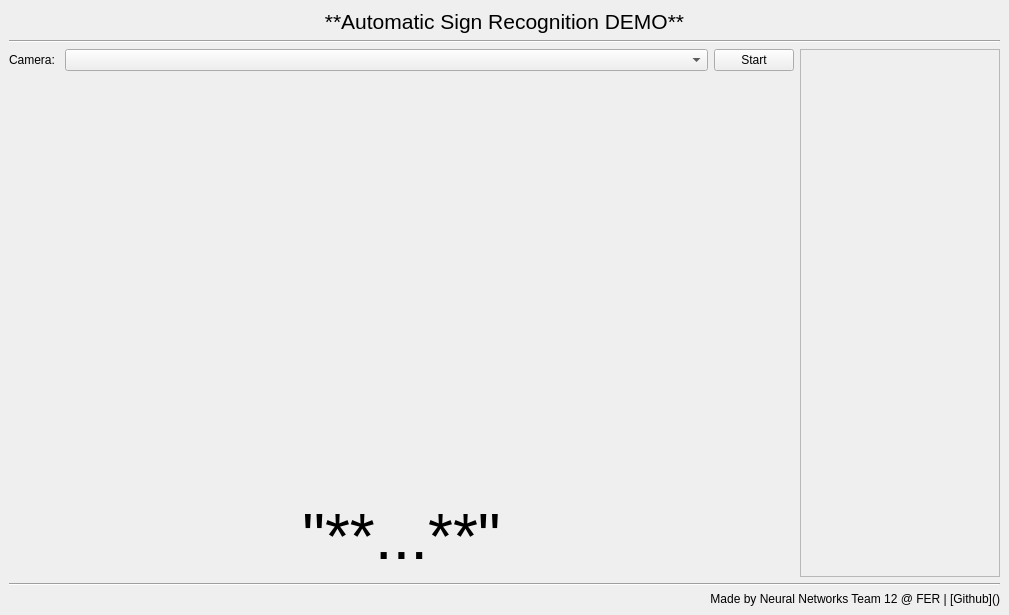
<?xml version="1.0" encoding="UTF-8"?>
<ui version="4.0">
 <class>MainWindow</class>
 <widget class="QMainWindow" name="MainWindow">
  <property name="geometry">
   <rect>
    <x>0</x>
    <y>0</y>
    <width>1009</width>
    <height>615</height>
   </rect>
  </property>
  <property name="windowTitle">
   <string>Automatic Sign Recognition</string>
  </property>
  <widget class="QWidget" name="centralwidget">
   <layout class="QVBoxLayout" name="verticalLayout_3">
    <property name="leftMargin">
     <number>9</number>
    </property>
    <property name="topMargin">
     <number>9</number>
    </property>
    <property name="rightMargin">
     <number>9</number>
    </property>
    <property name="bottomMargin">
     <number>9</number>
    </property>
    <item>
     <layout class="QVBoxLayout" name="verticalLayout_2">
      <item>
       <widget class="QLabel" name="label">
        <property name="sizePolicy">
         <sizepolicy hsizetype="Preferred" vsizetype="Maximum">
          <horstretch>0</horstretch>
          <verstretch>0</verstretch>
         </sizepolicy>
        </property>
        <property name="font">
         <font>
          <pointsize>16</pointsize>
         </font>
        </property>
        <property name="text">
         <string>**Automatic Sign Recognition DEMO**</string>
        </property>
        <property name="textFormat">
         <enum>Qt::MarkdownText</enum>
        </property>
        <property name="alignment">
         <set>Qt::AlignCenter</set>
        </property>
       </widget>
      </item>
     </layout>
    </item>
    <item>
     <widget class="Line" name="line">
      <property name="orientation">
       <enum>Qt::Horizontal</enum>
      </property>
     </widget>
    </item>
    <item>
     <layout class="QHBoxLayout" name="horizontalLayout_4">
      <item>
       <layout class="QVBoxLayout" name="verticalLayout_8">
        <item>
         <layout class="QHBoxLayout" name="horizontalLayout_5">
          <item>
           <widget class="QLabel" name="label_3">
            <property name="sizePolicy">
             <sizepolicy hsizetype="Maximum" vsizetype="Maximum">
              <horstretch>0</horstretch>
              <verstretch>0</verstretch>
             </sizepolicy>
            </property>
            <property name="text">
             <string>Camera: </string>
            </property>
           </widget>
          </item>
          <item>
           <widget class="QComboBox" name="cameraCombobox">
            <property name="currentText">
             <string/>
            </property>
            <property name="placeholderText">
             <string/>
            </property>
           </widget>
          </item>
          <item>
           <widget class="QPushButton" name="startButton">
            <property name="sizePolicy">
             <sizepolicy hsizetype="Maximum" vsizetype="Fixed">
              <horstretch>0</horstretch>
              <verstretch>0</verstretch>
             </sizepolicy>
            </property>
            <property name="text">
             <string>Start</string>
            </property>
           </widget>
          </item>
         </layout>
        </item>
        <item>
         <widget class="QWidget" name="cameraWidget" native="true">
          <property name="sizePolicy">
           <sizepolicy hsizetype="Expanding" vsizetype="Expanding">
            <horstretch>0</horstretch>
            <verstretch>0</verstretch>
           </sizepolicy>
          </property>
          <layout class="QVBoxLayout" name="verticalLayout_5"/>
         </widget>
        </item>
        <item>
         <layout class="QHBoxLayout" name="horizontalLayout_7">
          <item>
           <widget class="QLabel" name="previewLabel">
            <property name="sizePolicy">
             <sizepolicy hsizetype="Fixed" vsizetype="Fixed">
              <horstretch>0</horstretch>
              <verstretch>0</verstretch>
             </sizepolicy>
            </property>
            <property name="minimumSize">
             <size>
              <width>80</width>
              <height>80</height>
             </size>
            </property>
            <property name="text">
             <string/>
            </property>
           </widget>
          </item>
          <item>
           <widget class="QLabel" name="signLabel">
            <property name="sizePolicy">
             <sizepolicy hsizetype="Preferred" vsizetype="Maximum">
              <horstretch>0</horstretch>
              <verstretch>0</verstretch>
             </sizepolicy>
            </property>
            <property name="font">
             <font>
              <pointsize>48</pointsize>
             </font>
            </property>
            <property name="text">
             <string>&quot;**...**&quot;</string>
            </property>
            <property name="textFormat">
             <enum>Qt::MarkdownText</enum>
            </property>
            <property name="alignment">
             <set>Qt::AlignCenter</set>
            </property>
           </widget>
          </item>
          <item>
           <widget class="QLabel" name="probLabel">
            <property name="minimumSize">
             <size>
              <width>80</width>
              <height>80</height>
             </size>
            </property>
            <property name="maximumSize">
             <size>
              <width>80</width>
              <height>80</height>
             </size>
            </property>
            <property name="font">
             <font>
              <pointsize>24</pointsize>
             </font>
            </property>
            <property name="styleSheet">
             <string notr="true">color: rgb(154, 153, 150)</string>
            </property>
            <property name="text">
             <string/>
            </property>
            <property name="alignment">
             <set>Qt::AlignCenter</set>
            </property>
           </widget>
          </item>
         </layout>
        </item>
       </layout>
      </item>
      <item>
       <layout class="QVBoxLayout" name="verticalLayout_7"/>
      </item>
      <item>
       <widget class="QTextEdit" name="probabilitiesTextbox">
        <property name="sizePolicy">
         <sizepolicy hsizetype="Fixed" vsizetype="Expanding">
          <horstretch>0</horstretch>
          <verstretch>0</verstretch>
         </sizepolicy>
        </property>
        <property name="minimumSize">
         <size>
          <width>200</width>
          <height>0</height>
         </size>
        </property>
        <property name="maximumSize">
         <size>
          <width>200</width>
          <height>16777215</height>
         </size>
        </property>
        <property name="font">
         <font>
          <pointsize>20</pointsize>
         </font>
        </property>
        <property name="styleSheet">
         <string notr="true">background-color: rgb(239, 239, 239);</string>
        </property>
        <property name="markdown">
         <string/>
        </property>
        <property name="html">
         <string>&lt;!DOCTYPE HTML PUBLIC &quot;-//W3C//DTD HTML 4.0//EN&quot; &quot;http://www.w3.org/TR/REC-html40/strict.dtd&quot;&gt;
&lt;html&gt;&lt;head&gt;&lt;meta name=&quot;qrichtext&quot; content=&quot;1&quot; /&gt;&lt;style type=&quot;text/css&quot;&gt;
p, li { white-space: pre-wrap; }
&lt;/style&gt;&lt;/head&gt;&lt;body style=&quot; font-family:'Ubuntu Sans'; font-size:20pt; font-weight:400; font-style:normal;&quot;&gt;
&lt;p style=&quot;-qt-paragraph-type:empty; margin-top:0px; margin-bottom:0px; margin-left:0px; margin-right:0px; -qt-block-indent:0; text-indent:0px; font-size:25pt;&quot;&gt;&lt;br /&gt;&lt;/p&gt;
&lt;p style=&quot;-qt-paragraph-type:empty; margin-top:0px; margin-bottom:0px; margin-left:0px; margin-right:0px; -qt-block-indent:0; text-indent:0px; font-size:25pt;&quot;&gt;&lt;br /&gt;&lt;/p&gt;&lt;/body&gt;&lt;/html&gt;</string>
        </property>
        <property name="textInteractionFlags">
         <set>Qt::NoTextInteraction</set>
        </property>
       </widget>
      </item>
     </layout>
    </item>
    <item>
     <layout class="QVBoxLayout" name="verticalLayout_4"/>
    </item>
    <item>
     <widget class="Line" name="line_2">
      <property name="orientation">
       <enum>Qt::Horizontal</enum>
      </property>
     </widget>
    </item>
    <item>
     <layout class="QHBoxLayout" name="horizontalLayout_3">
      <item>
       <widget class="QLabel" name="label_4">
        <property name="sizePolicy">
         <sizepolicy hsizetype="Preferred" vsizetype="Maximum">
          <horstretch>0</horstretch>
          <verstretch>0</verstretch>
         </sizepolicy>
        </property>
        <property name="text">
         <string>Made by Neural Networks Team 12 @ FER | [Github]()</string>
        </property>
        <property name="textFormat">
         <enum>Qt::MarkdownText</enum>
        </property>
        <property name="alignment">
         <set>Qt::AlignRight|Qt::AlignTrailing|Qt::AlignVCenter</set>
        </property>
       </widget>
      </item>
     </layout>
    </item>
   </layout>
  </widget>
 </widget>
 <resources/>
 <connections/>
</ui>
